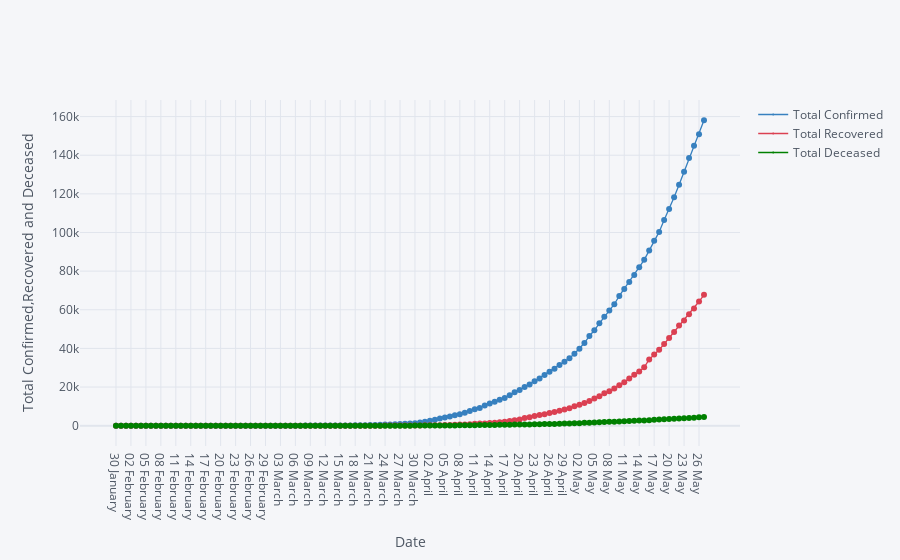

Notebook source saved alongside this figure:
### Markdown cell above
# Total Confirmed,Recovered,Deceased Date Wise

### Code cell
df_data.iplot(kind="scatter",x="Date",y=["Total Confirmed","Total Recovered","Total Deceased"],mode='markers+lines',xTitle="Date",yTitle="Total Confirmed,Recovered and Deceased",colors=['blue','red','green'],size=0)

### Figure 1 — Plotly figure (JSON) as saved in the notebook; plotly's stock layout.template omitted (floating-point values rounded to 4 significant figures)
{"data": [{"line": {"color": "rgba(55, 128, 191, 1.0)", "dash": "solid", "shape": "linear", "width": 1.3}, "marker": {"size": 0, "symbol": "circle"}, "mode": "markers+lines", "name": "Total Confirmed", "text": "", "type": "scatter", "x": ["30 January ", "31 January ", "01 February ", "02 February ", "03 February ", "04 February ", "05 February ", "06 February ", "07 February ", "08 February ", "09 February ", "10 February ", "11 February ", "12 February ", "13 February ", "14 February ", "15 February ", "16 February ", "17 February ", "18 February ", "19 February ", "20 February ", "21 February ", "22 February ", "23 February ", "24 February ", "25 February ", "26 February ", "27 February ", "28 February ", "29 February ", "01 March ", "02 March ", "03 March ", "04 March ", "05 March ", "06 March ", "07 March ", "08 March ", "09 March ", "10 March ", "11 March ", "12 March ", "13 March ", "14 March ", "15 March ", "16 March ", "17 March ", "18 March ", "19 March ", "20 March ", "21 March ", "22 March ", "23 March ", "24 March ", "25 March ", "26 March ", "27 March ", "28 March ", "29 March ", "30 March ", "31 March ", "01 April ", "02 April ", "03 April ", "04 April ", "05 April ", "06 April ", "07 April ", "08 April ", "09 April ", "10 April ", "11 April ", "12 April ", "13 April ", "14 April ", "15 April ", "16 April ", "17 April ", "18 April ", "19 April ", "20 April ", "21 April ", "22 April ", "23 April ", "24 April ", "25 April ", "26 April ", "27 April ", "28 April ", "29 April ", "30 April ", "01 May ", "02 May ", "03 May ", "04 May ", "05 May ", "06 May ", "07 May ", "08 May ", "09 May ", "10 May ", "11 May ", "12 May ", "13 May ", "14 May ", "15 May ", "16 May ", "17 May ", "18 May ", "19 May ", "20 May ", "21 May ", "22 May ", "23 May ", "24 May ", "25 May ", "26 May ", "27 May "], "y": [1, 1, 1, 2, 3, 3, 3, 3, 3, 3, 3, 3, 3, 3, 3, 3, 3, 3, 3, 3, 3, 3, 3, 3, 3, 3, 3, 3, 3, 3, 3, 3, 5, 6, 28, 30, 31, 34, 39, 48, 63, 71, 81, 91, 102, 112, 126, 146, 171, 198, 256, 334, 403, 497, 571, 657, 730, 883, 1019, 1139, 1326, 1635, 2059, 2545, 3105, 3684, 4293, 4777, 5350, 5915, 6728, 7599, 8453, 9211, 10454, 11485, 12371, 13432, 14354, 15725, 17305, 18544, 20081, 21373, 23040, 24448, 26283, 27890, 29458, 31360, 33065, 34866, 37262, 39826, 42778, 46434, 49405, 53007, 56351, 59690, 62865, 67176, 70768, 74330, 78056, 82047, 85855, 90649, 95698, 100326, 106480, 112200, 118223, 124759, 131422, 138535, 144949, 150815, 158086]}, {"line": {"color": "rgba(219, 64, 82, 1.0)", "dash": "solid", "shape": "linear", "width": 1.3}, "marker": {"size": 0, "symbol": "circle"}, "mode": "markers+lines", "name": "Total Recovered", "text": "", "type": "scatter", "x": ["30 January ", "31 January ", "01 February ", "02 February ", "03 February ", "04 February ", "05 February ", "06 February ", "07 February ", "08 February ", "09 February ", "10 February ", "11 February ", "12 February ", "13 February ", "14 February ", "15 February ", "16 February ", "17 February ", "18 February ", "19 February ", "20 February ", "21 February ", "22 February ", "23 February ", "24 February ", "25 February ", "26 February ", "27 February ", "28 February ", "29 February ", "01 March ", "02 March ", "03 March ", "04 March ", "05 March ", "06 March ", "07 March ", "08 March ", "09 March ", "10 March ", "11 March ", "12 March ", "13 March ", "14 March ", "15 March ", "16 March ", "17 March ", "18 March ", "19 March ", "20 March ", "21 March ", "22 March ", "23 March ", "24 March ", "25 March ", "26 March ", "27 March ", "28 March ", "29 March ", "30 March ", "31 March ", "01 April ", "02 April ", "03 April ", "04 April ", "05 April ", "06 April ", "07 April ", "08 April ", "09 April ", "10 April ", "11 April ", "12 April ", "13 April ", "14 April ", "15 April ", "16 April ", "17 April ", "18 April ", "19 April ", "20 April ", "21 April ", "22 April ", "23 April ", "24 April ", "25 April ", "26 April ", "27 April ", "28 April ", "29 April ", "30 April ", "01 May ", "02 May ", "03 May ", "04 May ", "05 May ", "06 May ", "07 May ", "08 May ", "09 May ", "10 May ", "11 May ", "12 May ", "13 May ", "14 May ", "15 May ", "16 May ", "17 May ", "18 May ", "19 May ", "20 May ", "21 May ", "22 May ", "23 May ", "24 May ", "25 May ", "26 May ", "27 May "], "y": [0, 0, 0, 0, 0, 0, 0, 0, 0, 0, 0, 0, 0, 0, 1, 1, 1, 2, 2, 2, 2, 3, 3, 3, 3, 3, 3, 3, 3, 3, 3, 3, 3, 3, 3, 3, 3, 3, 3, 3, 4, 4, 4, 10, 10, 13, 14, 15, 15, 20, 23, 23, 23, 25, 40, 43, 50, 75, 85, 102, 137, 150, 169, 191, 230, 286, 329, 394, 469, 565, 635, 786, 972, 1086, 1198, 1365, 1509, 1767, 2040, 2466, 2854, 3273, 3976, 4370, 5012, 5496, 5938, 6523, 7103, 7739, 8429, 9059, 10021, 10852, 11763, 12845, 14140, 15301, 16776, 17887, 19301, 20970, 22549, 24454, 26417, 28011, 30245, 34257, 36795, 39277, 42309, 45422, 48553, 51833, 54409, 57694, 60706, 64277, 67749]}, {"line": {"color": "rgba(0, 128, 0, 1.0)", "dash": "solid", "shape": "linear", "width": 1.3}, "marker": {"size": 0, "symbol": "circle"}, "mode": "markers+lines", "name": "Total Deceased", "text": "", "type": "scatter", "x": ["30 January ", "31 January ", "01 February ", "02 February ", "03 February ", "04 February ", "05 February ", "06 February ", "07 February ", "08 February ", "09 February ", "10 February ", "11 February ", "12 February ", "13 February ", "14 February ", "15 February ", "16 February ", "17 February ", "18 February ", "19 February ", "20 February ", "21 February ", "22 February ", "23 February ", "24 February ", "25 February ", "26 February ", "27 February ", "28 February ", "29 February ", "01 March ", "02 March ", "03 March ", "04 March ", "05 March ", "06 March ", "07 March ", "08 March ", "09 March ", "10 March ", "11 March ", "12 March ", "13 March ", "14 March ", "15 March ", "16 March ", "17 March ", "18 March ", "19 March ", "20 March ", "21 March ", "22 March ", "23 March ", "24 March ", "25 March ", "26 March ", "27 March ", "28 March ", "29 March ", "30 March ", "31 March ", "01 April ", "02 April ", "03 April ", "04 April ", "05 April ", "06 April ", "07 April ", "08 April ", "09 April ", "10 April ", "11 April ", "12 April ", "13 April ", "14 April ", "15 April ", "16 April ", "17 April ", "18 April ", "19 April ", "20 April ", "21 April ", "22 April ", "23 April ", "24 April ", "25 April ", "26 April ", "27 April ", "28 April ", "29 April ", "30 April ", "01 May ", "02 May ", "03 May ", "04 May ", "05 May ", "06 May ", "07 May ", "08 May ", "09 May ", "10 May ", "11 May ", "12 May ", "13 May ", "14 May ", "15 May ", "16 May ", "17 May ", "18 May ", "19 May ", "20 May ", "21 May ", "22 May ", "23 May ", "24 May ", "25 May ", "26 May ", "27 May "], "y": [0, 0, 0, 0, 0, 0, 0, 0, 0, 0, 0, 0, 0, 0, 0, 0, 0, 0, 0, 0, 0, 0, 0, 0, 0, 0, 0, 0, 0, 0, 0, 0, 0, 0, 0, 0, 0, 0, 0, 0, 0, 0, 1, 1, 2, 2, 2, 3, 3, 4, 4, 4, 7, 9, 10, 11, 16, 19, 24, 27, 41, 47, 53, 69, 83, 96, 118, 134, 161, 181, 227, 249, 290, 332, 359, 396, 423, 449, 487, 522, 560, 593, 646, 682, 722, 781, 825, 881, 939, 1008, 1079, 1154, 1231, 1323, 1463, 1566, 1694, 1785, 1889, 1986, 2101, 2213, 2294, 2414, 2551, 2648, 2752, 2872, 3024, 3155, 3301, 3435, 3583, 3725, 3867, 4023, 4173, 4346, 4533]}], "layout": {"legend": {"bgcolor": "#F5F6F9", "font": {"color": "#4D5663"}}, "paper_bgcolor": "#F5F6F9", "plot_bgcolor": "#F5F6F9", "title": {"font": {"color": "#4D5663"}}, "xaxis": {"gridcolor": "#E1E5ED", "showgrid": true, "tickfont": {"color": "#4D5663"}, "title": {"font": {"color": "#4D5663"}, "text": "Date"}, "zerolinecolor": "#E1E5ED"}, "yaxis": {"gridcolor": "#E1E5ED", "showgrid": true, "tickfont": {"color": "#4D5663"}, "title": {"font": {"color": "#4D5663"}, "text": "Total Confirmed,Recovered and Deceased"}, "zerolinecolor": "#E1E5ED"}}}
